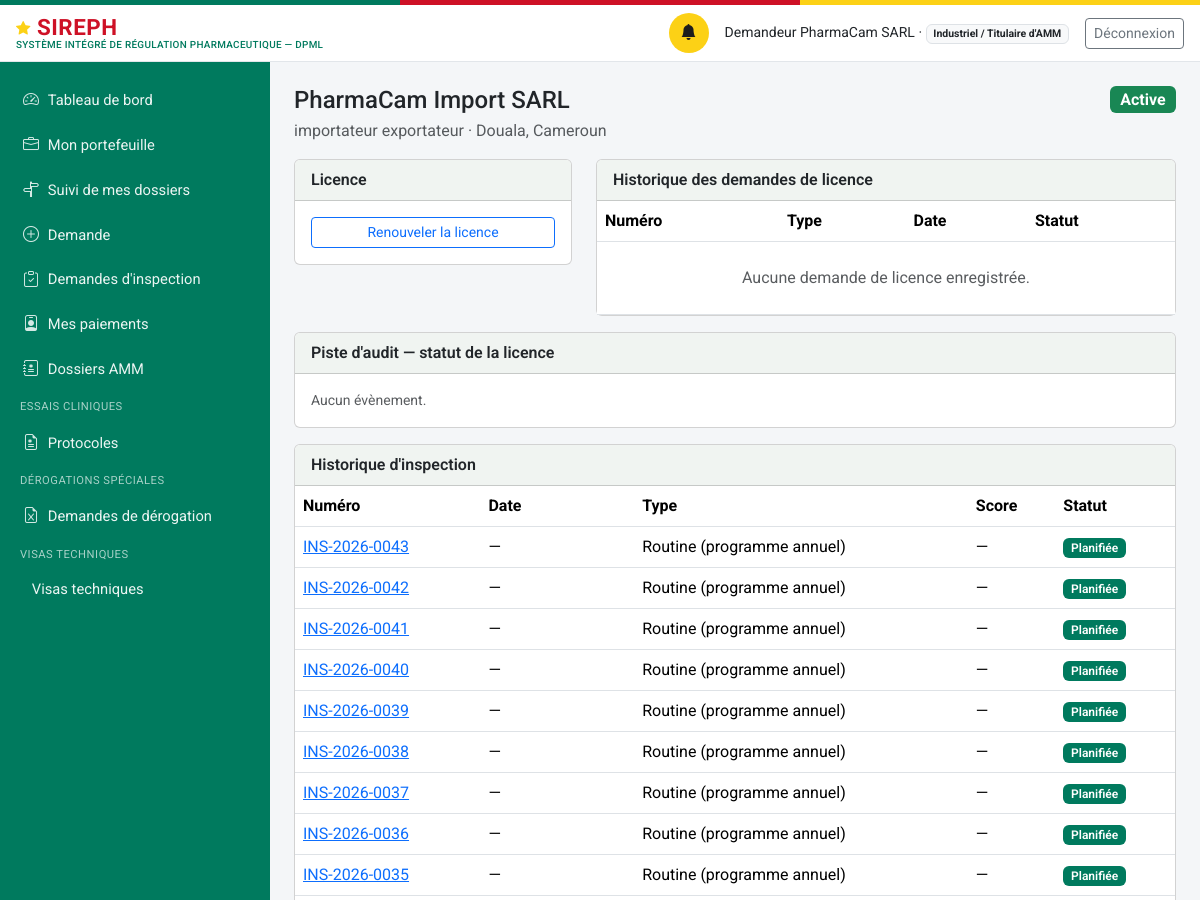
/etablissements/1 (signed in, upper part), run on an earlier commit of the app's database.
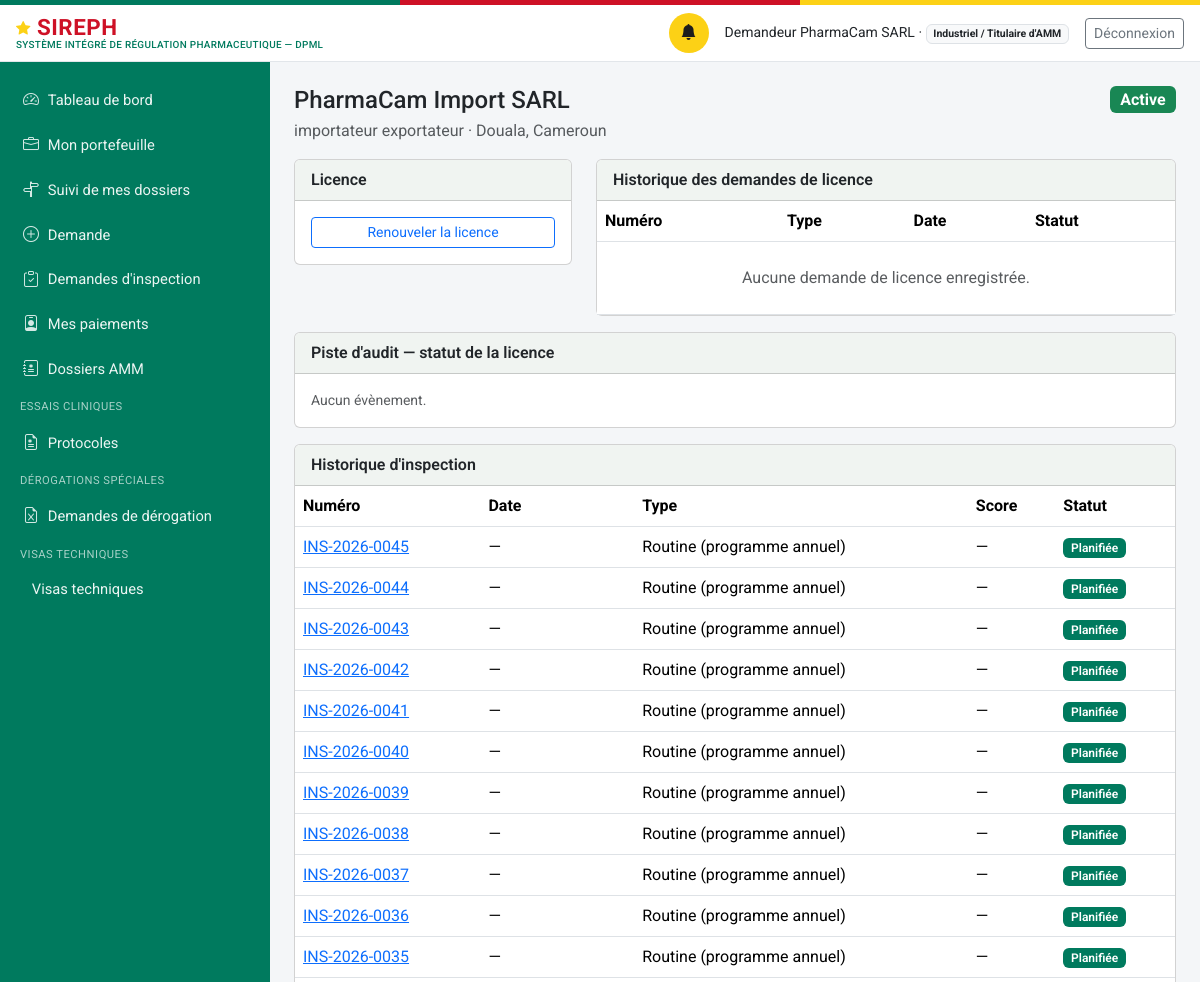
And on a later commit of the database.
### models.py (models this page shows, shortened)
class Inspection(db.Model):
    id = db.Column(db.Integer, primary_key=True)
    numero = db.Column(db.String(30), unique=True, nullable=False)  # INS-{annee}-{seq4}
    etablissement_id = db.Column(db.Integer, db.ForeignKey("etablissement.id"), nullable=False)
    inspecteur_id = db.Column(db.Integer, db.ForeignKey("personne.id"), nullable=False)
    type = db.Column(db.String(30), nullable=False, default="routine")
    date_planifiee = db.Column(db.Date, nullable=True)
    date_realisee = db.Column(db.DateTime, nullable=True)
    grille_json = db.Column(db.Text, default="[]")  # liste de GrilleItem, voir grille_ri.py
    score_conformite = db.Column(db.Integer, nullable=True)
    statut = db.Column(db.String(30), nullable=False, default="planifiee")
    plan_action = db.Column(db.Text, nullable=True)
    date_echeance_plan_action = db.Column(db.Date, nullable=True)
    non_conformite_grave = db.Column(db.Boolean, nullable=False, default=False)
    inspection_precedente_id = db.Column(db.Integer, db.ForeignKey("inspection.id"), nullable=True)  # suivi_programme
    date_creation = db.Column(db.DateTime, default=datetime.utcnow)
    date_maj = db.Column(db.DateTime, default=datetime.utcnow, onupdate=datetime.utcnow)
    etablissement = db.relationship("Etablissement", foreign_keys=[etablissement_id])
    inspecteur = db.relationship("Personne", foreign_keys=[inspecteur_id])
    inspection_precedente = db.relationship("Inspection", remote_side=[id])
    @property
    def grille(self):
        return json.loads(self.grille_json or "[]")

### routes_ri.py (the view)
@ri_bp.route("/etablissements/<int:id>")
@login_required
def etablissement_fiche(id):
    etab = Etablissement.query.get_or_404(id)
    inspections = Inspection.query.filter_by(etablissement_id=etab.id) \
        .order_by(Inspection.date_creation.desc()).all()
    demandes_licence = DemandeLicence.query.filter_by(etablissement_id=etab.id) \
        .order_by(DemandeLicence.date_creation.desc()).all()
    peut_gerer_licence = current_user().role_systeme == "administrateur_dpml" or (
        current_user().role_systeme == "demandeur_externe" and current_user().etablissement_rattachement_id == etab.id
    )
    from models import EvenementAudit
    audit_events = EvenementAudit.query.filter_by(entite_type="Etablissement", entite_id=etab.id) \
        .order_by(EvenementAudit.horodatage.desc()).all()
    return render_template("inspection/etablissement_fiche.html", etab=etab, inspections=inspections,
                            demandes_licence=demandes_licence, peut_gerer_licence=peut_gerer_licence,
                            audit_events=audit_events)

### auth.py (called while the page is built)
def current_user():
    uid = session.get("user_id")
    if not uid:
        return None
    return db.session.get(Personne, uid)

def login_required(view):
    @wraps(view)
    def wrapped(*a, **kw):
        if not current_user():
            return redirect(url_for("login", next=request.path))
        return view(*a, **kw)
    return wrapped

### models.py (called while the page is built)
    @property
    def role_label(self):
        from permissions import ROLES
        return ROLES.get(self.role_systeme, self.role_systeme)

    @property
    def niveau(self):
        from permissions import niveau
        return niveau(self)

    @property
    def est_externe(self):
        from permissions import est_externe
        return est_externe(self.role_systeme)

### paiements.py (called while the page is built)
def _representant_etablissement(etablissement_id):
    return (Personne.query
            .filter(Personne.etablissement_rattachement_id == etablissement_id,
                    Personne.role_systeme.in_(_PROFILS_REPRESENTANTS),
                    Personne.statut_compte == "actif")
            .first())

### permissions.py (called while the page is built)
def est_externe(role):
    return role in ROLES_EXTERNES

def a_niveau(user, minimum):
    return niveau(user) >= minimum

### templates/inspection/etablissement_fiche.html (shortened to what the changed rows need)
{% extends "base.html" %}
{% block content %}
<div class="row">
  <div class="col-lg-8 mb-3">
    <div class="card">
      <div class="table-responsive">
        <table class="table table-hover align-middle mb-0">
          <thead><tr><th>Numéro</th><th>Type</th><th>Date</th><th>Statut</th></tr></thead>
        </table>
      </div>
    </div>
  </div>
</div>
<div class="card">
  <div class="table-responsive">
    <table class="table table-hover align-middle mb-0">
      <thead><tr><th>Numéro</th><th>Date</th><th>Type</th><th>Score</th><th>Statut</th></tr></thead>
      <tbody>
        {% for i in inspections %}
        <tr>
          <td><a href="{{ url_for('ri.fiche', id=i.id) }}">{{ i.numero }}</a></td>
          <td>{{ i.date_realisee.strftime('%d/%m/%Y') if i.date_realisee else (i.date_planifiee.strftime('%d/%m/%Y') if i.date_planifiee else "—") }}</td>
          <td>{{ TYPES_RI.get(i.type, i.type) }}</td>
          <td>{{ i.score_conformite ~ '%' if i.score_conformite is not none else "—" }}</td>
          <td><span class="badge bg-primary badge-statut">{{ STATUTS_RI.get(i.statut, i.statut) }}</span></td>
        </tr>
        {% else %}
        <tr><td colspan="5" class="text-center text-muted py-4">Aucune inspection enregistrée pour cet établissement.</td></tr>
        {% endfor %}
      </tbody>
    </table>
  </div>
</div>
{% endblock %}

What changed in the data, as far as the page shows it:
added Inspection: numero "INS-2026-0045", date_realisee "—", get "Routine (programme annuel)", score_conformite "—", get "Planifiée"
added Inspection: numero "INS-2026-0044", date_realisee "—", get "Routine (programme annuel)", score_conformite "—", get "Planifiée"
